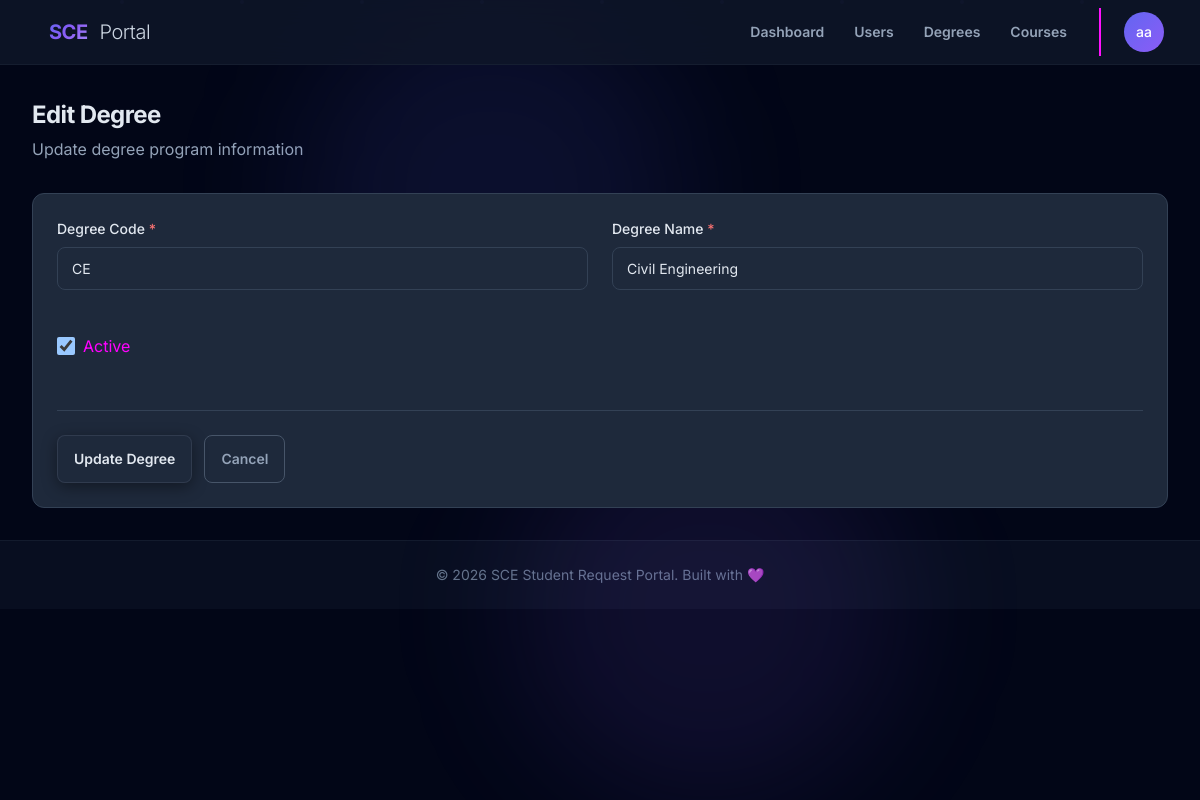
/management/degrees/5/edit/ (signed in), run on the app's committed database.
### core/models.py (models this page shows, shortened)
class User(AbstractUser):
    ROLE_STUDENT = 'student'
    ROLE_SECRETARY = 'secretary'
    ROLE_LECTURER = 'lecturer'
    ROLE_HEAD_OF_DEPT = 'head_of_dept'
    ROLE_ADMIN = 'admin'
    ROLE_CHOICES = [
        (ROLE_STUDENT, 'Student'),
        (ROLE_SECRETARY, 'Secretary'),
        (ROLE_LECTURER, 'Lecturer'),
        (ROLE_HEAD_OF_DEPT, 'Head of Department'),
        (ROLE_ADMIN, 'Administrator'),
    ]
    email = models.EmailField(
        unique=True,
        validators=[EmailValidator(), validate_sce_email],
    )
    role = models.CharField(
        max_length=20,
        choices=ROLE_CHOICES,
        default=ROLE_STUDENT,
    )
    department = models.CharField(
        max_length=100,
        blank=True,
        null=True,
    )
    degree = models.ForeignKey(
        'requests_unified.Degree',
        on_delete=models.SET_NULL,
        null=True,
        blank=True,
        related_name='students',
        help_text="The degree program the student is enrolled in."
    )
    student_id = models.CharField(
        max_length=32,
        unique=True,
        blank=True,
        null=True,
        help_text="Student ID as provided by the institution.",
    )
    employee_id = models.CharField(
        max_length=32,
        unique=True,
        blank=True,
        null=True,
        help_text="Employee ID for staff and lecturers.",
    )
    USERNAME_FIELD = 'email'
    REQUIRED_FIELDS = ['username', 'first_name', 'last_name']
    groups = models.ManyToManyField(
        'auth.Group',
        verbose_name='groups',
        blank=True,
        help_text='The groups this user belongs to.',
        related_name='core_user_set',
        related_query_name='core_user',
    )
    user_permissions = models.ManyToManyField(
        'auth.Permission',
        verbose_name='user permissions',
        blank=True,
        help_text='Specific permissions for this user.',
        related_name='core_user_set',
        related_query_name='core_user',
    )

### requests_unified/models.py (models this page shows, shortened)
class Degree(models.Model):
    name = models.CharField(max_length=100, unique=True)  # e.g., "Software Engineering"
    code = models.CharField(max_length=20, unique=True)   # e.g., "SE"
    is_active = models.BooleanField(default=True)
    created_at = models.DateTimeField(auto_now_add=True)
    updated_at = models.DateTimeField(auto_now=True)
    class Meta:
        ordering = ['name']

### management/views.py (the view, shortened to what this page needs)
# urls.py: path('degrees/<int:degree_id>/edit/', views.degree_edit, name='degree_edit'),
@course_manager_required
def degree_edit(request, degree_id):
    degree = get_object_or_404(Degree, id=degree_id)
    context = {
        'degree': degree,
        'is_edit': True,
    }
    return render(request, 'management/degree_form.html', context)

### templates/management/degree_form.html (shortened to what this page needs)
{% extends "base.html" %}
{% block content %}
<div class="page-header">
    <h1 class="page-title">{% if is_edit %}Edit Degree{% else %}Add New Degree{% endif %}</h1>
    <p class="page-subtitle">{% if is_edit %}Update degree program information{% else %}Create a new academic degree program{% endif %}</p>
</div>
<div class="card">
    <div class="card-body">
        <form method="post">
            <div class="form-grid">
                <div class="form-group">
                    <label class="form-label" for="code">Degree Code <span class="required">*</span></label>
                    <input type="text" name="code" id="code" class="form-control"
                           placeholder="SE" maxlength="20"
                           value="{% if is_edit %}{{ degree.code }}{% else %}{{ form_data.code }}{% endif %}"
                           required>
                </div>
                <div class="form-group">
                    <label class="form-label" for="name">Degree Name <span class="required">*</span></label>
                    <input type="text" name="name" id="name" class="form-control"
                           placeholder="Software Engineering" maxlength="100"
                           value="{% if is_edit %}{{ degree.name }}{% else %}{{ form_data.name }}{% endif %}"
                           required>
                </div>
                <div class="form-group">
                    <div class="checkbox-group">
                        <input type="checkbox" name="is_active" id="is_active"
                               {% if is_edit %}{% if degree.is_active %}checked{% endif %}{% else %}checked{% endif %}>
                        <label for="is_active">Active</label>
                    </div>
                </div>
            </div>
            <div class="form-actions">
                <button type="submit" class="btn btn-primary">
                    {% if is_edit %}Update Degree{% else %}Create Degree{% endif %}
                </button>
                <a href="{% url 'management:degree_list' %}" class="btn btn-outline">Cancel</a>
            </div>
        </form>
    </div>
</div>
{% endblock %}

### templates/base.html (shortened to what this page needs)
<!DOCTYPE html>
<html lang="en" data-theme="dark">
<head>
    <link href="https://cdn.jsdelivr.net/npm/daisyui@4.4.19/dist/full.min.css" rel="stylesheet" type="text/css" />
    <script src="https://cdn.tailwindcss.com"></script>
    <link href="https://unpkg.com/aos@2.3.1/dist/aos.css" rel="stylesheet">
</head>
<body class="min-h-screen bg-slate-950 font-sans antialiased">
    <div class="fixed inset-0 pointer-events-none overflow-hidden">
        <div class="absolute top-0 left-1/4 w-96 h-96 bg-indigo-500/10 rounded-full blur-3xl breathe"></div>
        <div class="absolute bottom-0 right-1/4 w-96 h-96 bg-violet-500/10 rounded-full blur-3xl breathe" style="animation-delay: -2s;"></div>
    </div>
    <div class="particles">
    </div>
    <nav class="navbar bg-slate-900/80 backdrop-blur-xl border-b border-slate-800/50 sticky top-0 z-50 px-4 lg:px-8">
        <div class="flex-1">
            <a href="{% url 'core:home' %}" class="btn btn-ghost text-xl font-bold tracking-tight">
                <span class="gradient-text">SCE</span>
                <span class="text-slate-300 font-light ml-1">Portal</span>
            </a>
        </div>
        {% if user.is_authenticated %}
        <div class="flex-none gap-2">
            <div class="hidden md:flex gap-1">
                {% if user.role == 'admin' or user.is_superuser %}
                    <a href="{% url 'management:dashboard' %}" class="btn btn-ghost btn-sm {% if request.resolver_match.url_name == 'dashboard' and request.resolver_match.namespace == 'management' %}bg-slate-800{% endif %}">Dashboard</a>
                    <a href="{% url 'management:user_list' %}" class="btn btn-ghost btn-sm {% if request.resolver_match.url_name == 'user_list' %}bg-slate-800{% endif %}">Users</a>
                    <a href="{% url 'management:degree_list' %}" class="btn btn-ghost btn-sm {% if request.resolver_match.url_name == 'degree_list' %}bg-slate-800{% endif %}">Degrees</a>
                    <a href="{% url 'management:course_list' %}" class="btn btn-ghost btn-sm {% if request.resolver_match.url_name == 'course_list' %}bg-slate-800{% endif %}">Courses</a>
                {% elif user.role == 'lecturer' %}
                    <a href="{% url 'lecturers:dashboard' %}" class="btn btn-ghost btn-sm {% if request.resolver_match.url_name == 'dashboard' %}bg-slate-800{% endif %}">Dashboard</a>
                {% endif %}
            </div>
            <div class="divider divider-horizontal mx-1 hidden md:flex"></div>
            <div class="dropdown dropdown-end">
                <div tabindex="0" role="button" class="btn btn-ghost btn-circle avatar placeholder">
                    <div class="bg-gradient-to-br from-indigo-500 to-violet-500 text-white rounded-full w-10">
                        <span class="text-sm font-medium">{{ user.first_name|slice:":1" }}{{ user.last_name|slice:":1" }}</span>
                    </div>
                </div>
            </div>
        </div>
        {% else %}
        <div class="flex-none gap-2">
            <a href="{% url 'core:login' %}" class="btn btn-ghost btn-sm">Sign In</a>
            <a href="{% url 'core:signup' %}" class="btn btn-primary btn-sm">Get Started</a>
        </div>
        {% endif %}
    </nav>
    <main class="container mx-auto px-4 lg:px-8 py-8 max-w-7xl">
        {% block content %}{% endblock %}
    </main>
    <footer class="footer footer-center p-6 bg-slate-900/50 text-slate-500 border-t border-slate-800/50 mt-auto">
        <div>
            <p class="text-sm">© 2026 SCE Student Request Portal. Built with 💜</p>
        </div>
    </footer>
</body>
</html>

### templates/base.html (style rules this page uses)
[data-theme="dark"] { --b1: 15 23 42; --b2: 30 41 59; --b3: 51 65 85; --bc: 241 245 249; --p: 99 102 241; --pf: 79 70 229; --pc: 255 255 255; --s: 100 116 139; --sf: 71 85 105; --sc: 255 255 255; --a: 129 140 248; --af: 99 102 241; --ac: 255 255 255; --n: 51 65 85; --nf: 71 85 105; --nc: 241 245 249; --su: 56 189 248; --wa: 251 191 36; --er: 239 68 68; --in: 59 130 246; --rounded-box: 1rem; --rounded-btn: 0.5rem; --rounded-badge: 1.9rem; --animation-btn: 0.25s; --animation-input: 0.2s; --btn-focus-scale: 0.98; }
:root { --color-text: #e2e8f0; --color-text-secondary: #94a3b8; --color-text-muted: #64748b; --color-bg: #0f172a; --color-card: #1e293b; --color-border: #334155; --color-border-dark: #475569; --color-accent: #818cf8; --color-success: #22d3ee; --color-warning: #fbbf24; --color-error: #f87171; --color-info: #60a5fa; --color-error-bg: rgba(248, 113, 113, 0.1); --radius: 0.5rem; --radius-lg: 0.75rem; --shadow: 0 4px 6px -1px rgba(0, 0, 0, 0.3); }
.btn-primary { background-color: rgb(30, 41, 59) !important; border: 1px solid rgba(148, 163, 184, 0.15) !important; color: rgb(226, 232, 240) !important; box-shadow: 0 4px 15px rgba(0, 0, 0, 0.4); }
.btn-ghost { color: rgb(148, 163, 184) !important; }
.btn-outline { border-color: rgb(71, 85, 105) !important; color: rgb(148, 163, 184) !important; background-color: transparent !important; }
.gradient-text { background: linear-gradient(135deg, #6366f1 0%, #8b5cf6 50%, #a78bfa 100%); -webkit-background-clip: text; -webkit-text-fill-color: transparent; background-clip: text; }
* { transition-property: background-color, border-color, color, fill, stroke, opacity, box-shadow, transform; transition-timing-function: cubic-bezier(0.4, 0, 0.2, 1); transition-duration: 150ms; }
.card { background: var(--color-card); border: 1px solid var(--color-border); border-radius: var(--radius-lg); }
.card-body { padding: 1.5rem; }
.form-control { background: var(--color-bg); border: 1px solid var(--color-border); border-radius: var(--radius); padding: 0.625rem 0.875rem; color: var(--color-text); font-size: 0.875rem; width: 100%; }
.form-label { font-size: 0.875rem; font-weight: 500; color: var(--color-text-secondary); margin-bottom: 0.5rem; display: block; }
.breathe { animation: breathe 4s ease-in-out infinite; }
.particles { position: fixed; inset: 0; pointer-events: none; overflow: hidden; }

### templates/management/degree_form.html (style rules this page uses)
.page-header { margin-bottom: 2rem; }
.page-title { font-size: 1.5rem; font-weight: 700; color: var(--color-text); letter-spacing: -0.025em; }
.page-subtitle { color: var(--color-text-secondary); margin-top: 0.25rem; }
.form-grid { display: grid; grid-template-columns: repeat(2, 1fr); gap: 1.5rem; }
.form-group { margin-bottom: 1.25rem; }
.form-label { display: block; font-size: 0.875rem; font-weight: 500; color: var(--color-text); margin-bottom: 0.5rem; }
.form-label .required { color: var(--color-error); }
.form-control { width: 100%; padding: 0.625rem 0.875rem; border: 1px solid var(--color-border); border-radius: var(--radius); font-size: 0.875rem; font-family: inherit; background: var(--color-card); color: var(--color-text); }
.checkbox-group { display: flex; align-items: center; gap: 0.5rem; }
.checkbox-group input[type="checkbox"] { width: 1.125rem; height: 1.125rem; }
.form-actions { display: flex; gap: 0.75rem; margin-top: 2rem; padding-top: 1.5rem; border-top: 1px solid var(--color-border); }

### data on the page
User: first_name "a", last_name "a"
Degree: code "CE", name "Civil Engineering", is_active "☑"
